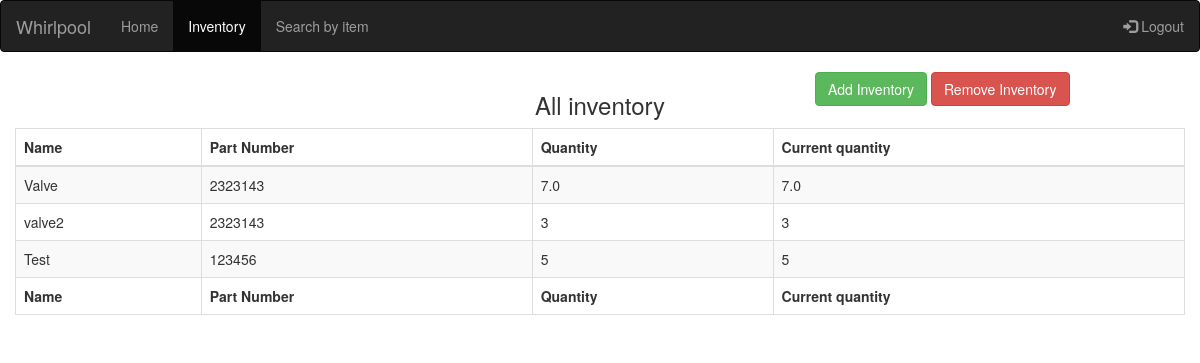
The app's page /inventory/, older data.
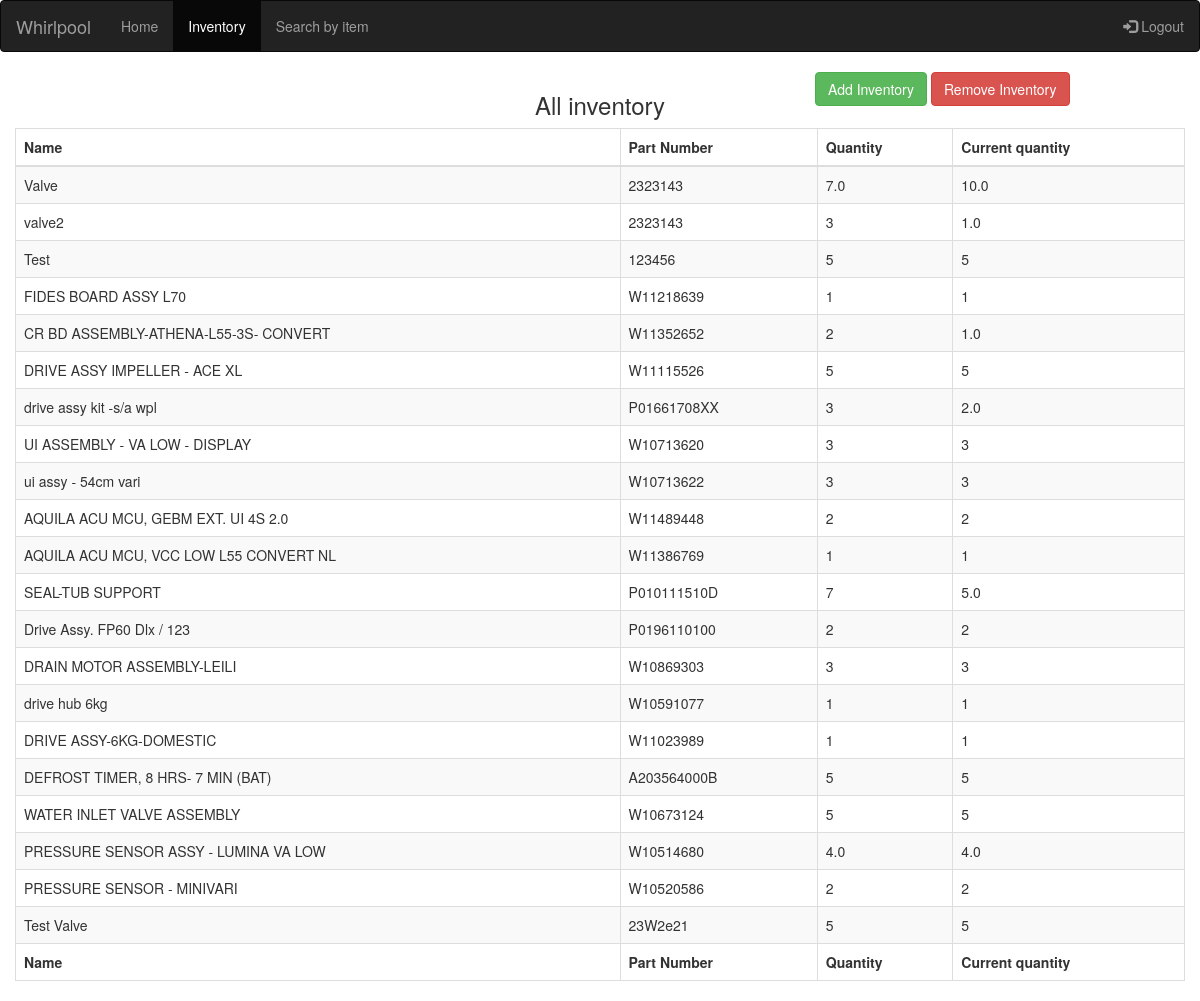
The same page, newer data.
### website/models.py (models this page shows)
class Inventory(models.Model):
    inventory_id = models.AutoField(primary_key=True)
    name = models.CharField(max_length=256)
    quantity = models.CharField(max_length=20)
    current_quantity = models.CharField(max_length=20)
    description = models.CharField(max_length=1024)
    created_at = models.DateTimeField(auto_now=True)
    part_number = models.CharField(max_length=512, default='')
    current_non_working_quantity = models.CharField(max_length=20, default='0')

### website/views.py (the view)
# urls.py: path('inventory/', views.inventory, name="inventory"),
def inventory(request):
    if request.method == 'GET':
        data = ut.get_inventory()
        names = ut.get_unique_inventory()
        context = {"data": data, "names": names}
        return render(request, 'inventory.html', context)
    return JsonResponse(C.unsupported_request_type(request.method))

### website/utilities.py (called while the page is built)
def get_inventory():
    data = Inventory.objects.all()
    return data

def get_unique_inventory():
    data = Inventory.objects.values('name').distinct()
    return list(data)

### website/templates/inventory.html (shortened to what this page needs)
<!DOCTYPE html>
<html lang="en">
<head>
      <link rel="stylesheet" href="https://maxcdn.bootstrapcdn.com/bootstrap/3.4.1/css/bootstrap.min.css">
      <link rel="stylesheet" href="https://cdnjs.cloudflare.com/ajax/libs/toastr.js/latest/toastr.min.css">
      <link rel="stylesheet" href="https://cdn.datatables.net/1.10.16/css/dataTables.bootstrap.min.css">
      <link href="https://cdnjs.cloudflare.com/ajax/libs/bootstrap-select/1.10.0/css/bootstrap-select.min.css" rel="stylesheet" />
      {% load static %}
      <link rel="stylesheet" href="{% static 'jquery-ui.min.css' %}">
      <link rel="stylesheet" href="{% static 'inventory.css' %}">
</head>
<body>
    <nav class="navbar navbar-inverse">
        <div class="container-fluid">
          <div class="navbar-header">
            <a class="navbar-brand" href="#">Whirlpool</a>
          </div>
          <ul class="nav navbar-nav">
            <li ><a href="/dashboard">Home</a></li>
            <li class="active"><a href="#">Inventory</a></li>
            <li><a href="#">Search by item</a></li>
          </ul>
          <ul class="nav navbar-nav navbar-right">
            <li><a href="#"><span class="glyphicon glyphicon-log-in"></span> Logout</a></li>
          </ul>
        </div>
      </nav>
    <div class="container-fluid">
        <div class="row">
            <div class="col-md-4"></div>
            <div class="col-md-4 header-row">
                <h3>All inventory</h3>
            </div>
            <div class="col-md-4">
                <button class="btn btn-success" id="add_inventory" >Add Inventory</button>
                <button class="btn btn-danger" id="remove_inventory" >Remove Inventory</button>
            </div>
        </div>
        <div class="row">
            <div class="col-md-12">
                <div class="container">
                    <div class="row">
                      <table id="example" class="table table-striped table-bordered" cellspacing="0" width="100%">
                        <thead>
                          <tr>
                            <th>Name</th>
                            <th>Part Number</th>
                            <th>Quantity</th>
                            <th>Current quantity</th>
                          </tr>
                        </thead>
                        <tfoot>
                          <tr>
                            <th>Name</th>
                            <th>Part Number</th>
                            <th>Quantity</th>
                            <th>Current quantity</th>
                          </tr>
                        </tfoot>
                        <tbody>
                            {% for inventory in data %}
                          <tr>
                            <td>{{ inventory.name }}</td>
                            <td>{{ inventory.part_number }}</td>
                            <td>{{ inventory.quantity }}</td>
                            <td>{{ inventory.current_quantity }}</td>
                          </tr>
                         {% endfor %}
                        </tbody>
                      </table>
                    </div>
                  </div>
            </div>
        </div>
    </div>
</body>
</html>

### website/static/inventory.css (style rules this page uses)
.header-row { text-align: center; }

Row changes from the older to the newer data that the page shows:
changed Inventory "Valve": current_quantity "7.0" → "10.0"
changed Inventory "valve2": current_quantity "3" → "1.0"
added Inventory: name "FIDES BOARD ASSY L70", part_number "W11218639", quantity "1", current_quantity "1"
added Inventory: name "CR BD ASSEMBLY-ATHENA-L55-3S- CONVERT", part_number "W11352652", quantity "2", current_quantity "1.0"
added Inventory: name "DRIVE ASSY IMPELLER - ACE XL", part_number "W11115526", quantity "5", current_quantity "5"
added Inventory: name "drive assy kit -s/a wpl", part_number "P01661708XX", quantity "3", current_quantity "2.0"
added Inventory: name "UI ASSEMBLY - VA LOW - DISPLAY", part_number "W10713620", quantity "3", current_quantity "3"
added Inventory: name "ui assy - 54cm vari", part_number "W10713622", quantity "3", current_quantity "3"
added Inventory: name "AQUILA ACU MCU, GEBM EXT. UI 4S 2.0", part_number "W11489448", quantity "2", current_quantity "2"
added Inventory: name "AQUILA ACU MCU, VCC LOW L55 CONVERT NL", part_number "W11386769", quantity "1", current_quantity "1"
added Inventory: name "SEAL-TUB SUPPORT", part_number "P010111510D", quantity "7", current_quantity "5.0"
added Inventory: name "Drive Assy. FP60 Dlx / 123", part_number "P0196110100", quantity "2", current_quantity "2"
added Inventory: name "DRAIN MOTOR ASSEMBLY-LEILI", part_number "W10869303", quantity "3", current_quantity "3"
added Inventory: name "drive hub 6kg", part_number "W10591077", quantity "1", current_quantity "1"
added Inventory: name "DRIVE ASSY-6KG-DOMESTIC", part_number "W11023989", quantity "1", current_quantity "1"
added Inventory: name "DEFROST TIMER, 8 HRS- 7 MIN (BAT)", part_number "A203564000B", quantity "5", current_quantity "5"
added Inventory: name "WATER INLET VALVE ASSEMBLY", part_number "W10673124", quantity "5", current_quantity "5"
added Inventory: name "PRESSURE SENSOR ASSY - LUMINA VA LOW", part_number "W10514680", quantity "4.0", current_quantity "4.0"
added Inventory: name "PRESSURE SENSOR - MINIVARI", part_number "W10520586", quantity "2", current_quantity "2"
added Inventory: name "Test Valve", part_number "23W2e21", quantity "5", current_quantity "5"
